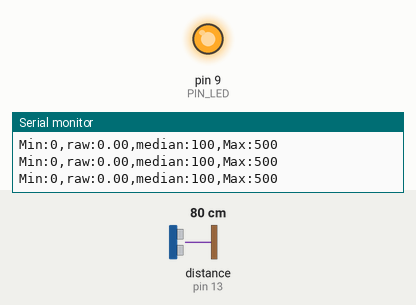
Recording of a sketch running on a simulated Arduino Uno, built with avr-gcc and run on an emulated ATmega328P. Shown: output pins drawn as LEDs (lit = HIGH), the last lines printed to the serial monitor. Wiring (inferred from the names in the program): ultrasonic range finder: trigger pin 12; echo pin 13. The test bench sets the inputs (shaded band); at power-on: distance to the obstacle (sensor on pin 13) 80 cm. The echo pulse lasts 58.3 µs per cm; pins used as bus, display or sensor lines are not drawn.

Above: at 1.2 s.
1.3 s: distance to the obstacle (sensor on pin 13) set to 18 cm
At 2.5 s:
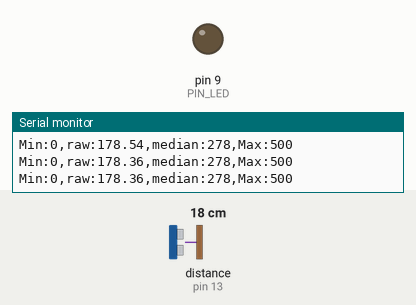
2.8 s: distance to the obstacle (sensor on pin 13) set to 12 cm
4.3 s: distance to the obstacle (sensor on pin 13) set to 9 cm
At 4.8 s:
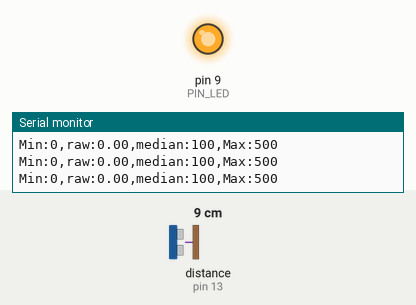
Timing chart, 0 to 7.3 s (numbered marks = the images above; inputs shaded):
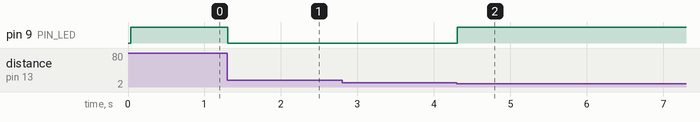

The sketch:

09_example_1.ino
```cpp
// Arduino pin assignment
#define PIN_LED 9
#define PIN_TRIG 12
#define PIN_ECHO 13

// configurable parameters
#define SND_VEL 346.0 // sound velocity at 24 celsius degree (unit: m/s)
#define INTERVAL 25 // sampling interval (unit: ms)
#define _DIST_MIN 100 // minimum distance to be measured (unit: mm)
#define _DIST_MAX 300 // maximum distance to be measured (unit: mm)
#define _DIST_ALPHA 0.9 // EMA weight of new sample (range: 0 to 1). Setting this value to 1 effectively disables EMA filter.

// global variables
float timeout; // unit: us
float dist_min, dist_max, dist_raw, dist_ema, alpha; // unit: mm
unsigned long last_sampling_time; // unit: ms
float scale; // used for pulse duration to distance conversion
int n = 30;
float arr[30];
float tmp=0;
float sum=0;
float average=0;
float median=0;
void setup() {
// initialize GPIO pins

  pinMode(PIN_LED,OUTPUT);
  pinMode(PIN_TRIG,OUTPUT);
  digitalWrite(PIN_TRIG, LOW);
  pinMode(PIN_ECHO,INPUT);

// initialize USS related variables
  dist_min = _DIST_MIN;
  dist_max = _DIST_MAX;
  alpha = _DIST_ALPHA;
  timeout = (INTERVAL / 2) * 1000.0; // precalculate pulseIn() timeout value. (unit: us)
  dist_raw = 0.0; // raw distance output from USS (unit: mm)
  scale = 0.001 * 0.5 * SND_VEL;

// initialize serial port
  Serial.begin(115200);

// initialize last sampling time
  last_sampling_time = 0;
}

void loop() {
// wait until next sampling time.
// millis() returns the number of milliseconds since the program started. Will overflow after 50 days.
  if(millis() < last_sampling_time + INTERVAL) return;

// get a distance reading from the USS
  dist_raw = USS_measure(PIN_TRIG,PIN_ECHO);
//  dist_ema = (_DIST_ALPHA * dist_raw) + (1 - _DIST_ALPHA) * dist_ema;
  for (int i=0;i<n;i++)
  {
    arr[i]=dist_raw;
    sum += dist_raw;
  }
  average = sum/n;
  for (int i=0;i<n-1;i++)
  {
    for (int j=i+1;j<n;j++)
    {
      if(arr[i]>arr[j])
      {
        tmp=arr[i];
        arr[i]=arr[j];
        arr[j]=tmp;
      }
    }
  }
  if (n%2==1)
  {
    median = arr[n/2+1];
  }
  else
  {
    if(abs(average-arr[n/2])-abs(average-arr[n/2-1])>0)
    {
      median=arr[n/2-1];
    }
    else
    {
      median=arr[n/2];
    }
  }
// output the read value to the serial port
  Serial.print("Min:0,");
  Serial.print("raw:");
  Serial.print(dist_raw);
  Serial.print(",");
  Serial.print("median:");
  Serial.print(map(median,0,400,100,500));
  Serial.print(",");
  Serial.println("Max:500");

// turn on the LED if the distance is between dist_min and dist_max
  if(dist_raw < dist_min || dist_raw > dist_max) {
    analogWrite(PIN_LED, 255);
  }
  else {
    analogWrite(PIN_LED, 0);
  }

// update last sampling time
  last_sampling_time += INTERVAL;
}

// get a distance reading from USS. return value is in millimeter.
float USS_measure(int TRIG, int ECHO)
{
  float reading;
  digitalWrite(TRIG, HIGH);
  delayMicroseconds(10);
  digitalWrite(TRIG, LOW);
  reading = pulseIn(ECHO, HIGH, timeout) * scale; // unit: mm
  if(reading < dist_min || reading > dist_max) reading = 0.0; // return 0 when out of range.
  return reading;
}
```

Measured:
- the behaviour switches between 11 and 10 cm on distance to the obstacle (sensor on pin 13) (found by bisection; images 1 and 2)
- after the input at 1.3 s, pin 9 (PIN_LED): HIGH → LOW at once
- after the input at 4.3 s, pin 9 (PIN_LED): LOW → HIGH at once
